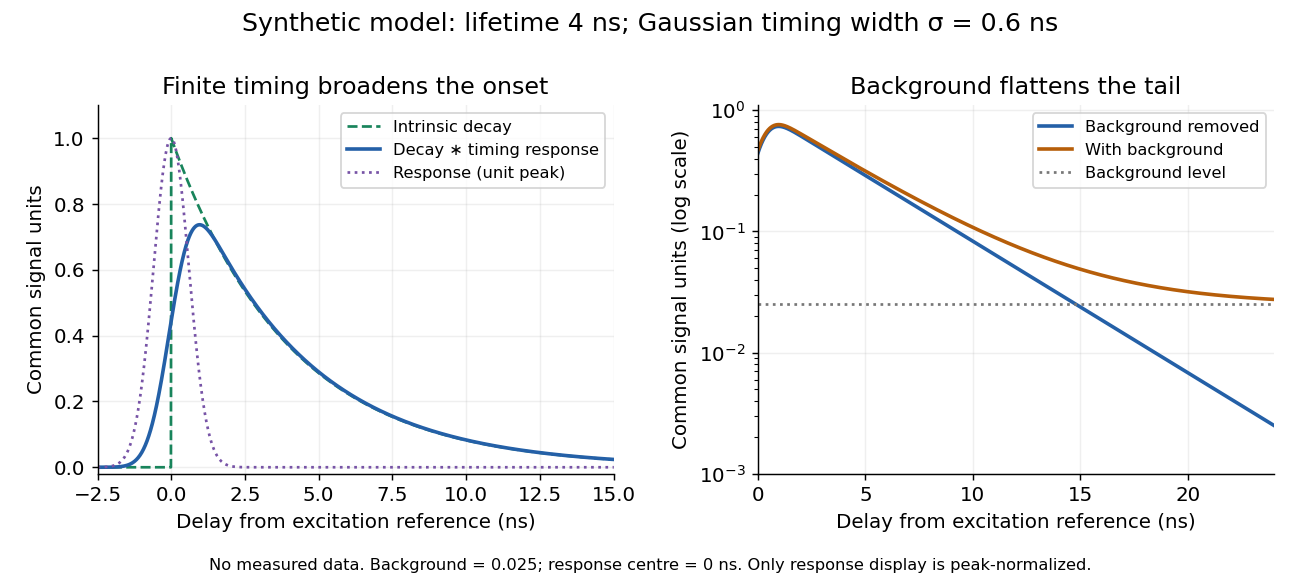

Reproduce this figure in Python.
"""Plot a stipulated fluorescence decay, timing response and background.

Tested with Python 3.14, NumPy 2.3.5 and Matplotlib 3.10.7.
No experimental data; writes the matching PNG to the current directory.
"""
from math import erfc
from pathlib import Path

import matplotlib.pyplot as plt
import numpy as np


def model(t, tau=4.0, sigma=0.6):
    """Exact convolution of exp(-t/tau)H(t) with a unit-area Gaussian."""
    intrinsic = np.exp(-np.maximum(t, 0)/tau)*(t >= 0)
    response = np.exp(-0.5*(t/sigma)**2)/(sigma*np.sqrt(2*np.pi))
    complement = np.array([erfc(float((sigma*sigma/tau-x)/(np.sqrt(2)*sigma))) for x in t])
    convolved = 0.5*np.exp(sigma*sigma/(2*tau*tau)-t/tau)*complement
    return intrinsic, response, convolved


def main():
    plt.rcParams.update({'font.size': 11, 'font.family': 'DejaVu Sans'})
    t = np.linspace(-2.5, 24, 2651)
    intrinsic, response, convolved = model(t)
    background = 0.025
    fig, axs = plt.subplots(1, 2, figsize=(10, 4.5), dpi=130, facecolor='white')
    axs[0].plot(t, intrinsic, '--', color='#18845b', label='Intrinsic decay')
    axs[0].plot(t, convolved, color='#2460a7', lw=2, label='Decay ∗ timing response')
    axs[0].plot(t, response/response.max(), ':', color='#7753a6', label='Response (unit peak)')
    axs[0].set(xlim=(-2.5, 15), ylim=(-0.02, 1.1), ylabel='Common signal units', title='Finite timing broadens the onset')
    axs[0].legend(loc='upper right', fontsize=9)
    axs[1].semilogy(t, convolved, color='#2460a7', lw=2, label='Background removed')
    axs[1].semilogy(t, convolved+background, color='#b65e0a', lw=2, label='With background')
    axs[1].axhline(background, color='#777777', ls=':', label='Background level')
    axs[1].set(xlim=(0, 24), ylim=(0.001, 1.1), ylabel='Common signal units (log scale)', title='Background flattens the tail')
    axs[1].legend(loc='upper right', fontsize=9)
    for ax in axs:
        ax.set_xlabel('Delay from excitation reference (ns)')
        ax.grid(alpha=0.2)
        ax.spines[['top', 'right']].set_visible(False)
    fig.suptitle('Synthetic model: lifetime 4 ns; Gaussian timing width σ = 0.6 ns', fontsize=14)
    fig.text(0.5, 0.025, 'No measured data. Background = 0.025; response centre = 0 ns. Only response display is peak-normalized.',
             ha='center', fontsize=9)
    fig.subplots_adjust(left=0.075, right=0.98, top=0.82, bottom=0.19, wspace=0.28)
    fig.savefig(Path(__file__).with_suffix('.png').name, facecolor='white', transparent=False)
    plt.close(fig)


if __name__ == '__main__':
    main()
